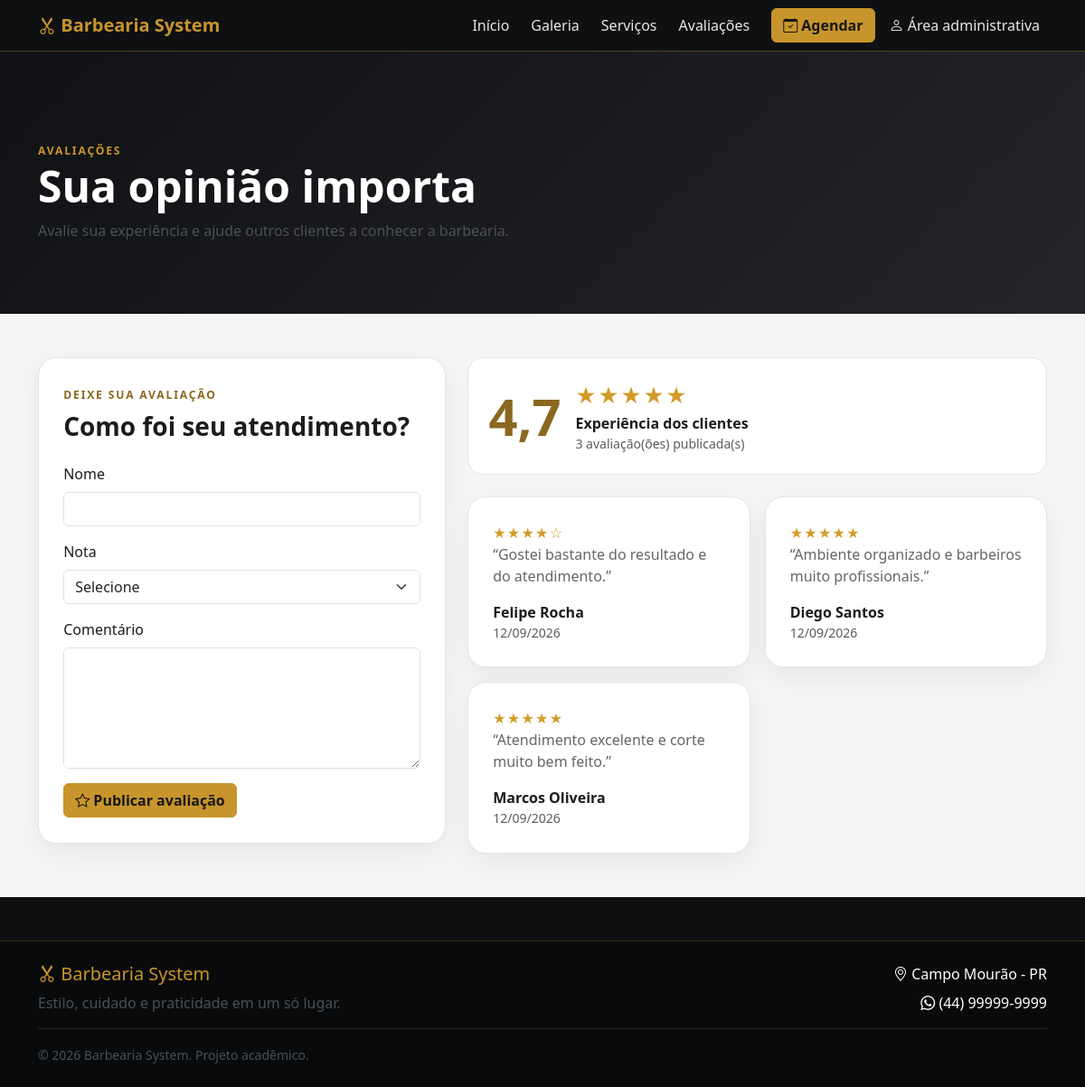
The app's page /avaliacoes.php with its own data.
### tables this page shows
CREATE TABLE IF NOT EXISTS avaliacoes (
    id INT AUTO_INCREMENT PRIMARY KEY,
    nome VARCHAR(100) NOT NULL,
    nota TINYINT NOT NULL,
    comentario TEXT NOT NULL,
    aprovado TINYINT(1) NOT NULL DEFAULT 1,
    criado_em TIMESTAMP DEFAULT CURRENT_TIMESTAMP,
    CONSTRAINT chk_avaliacao_nota CHECK (nota BETWEEN 1 AND 5)
);

### avaliacoes.php (the view, shortened to what this page needs)
<?php
require_once __DIR__ . '/config/database.php';
$avaliacoes = $pdo->query("SELECT nome, nota, comentario, criado_em FROM avaliacoes WHERE aprovado = 1 ORDER BY criado_em DESC")->fetchAll();
$media = (float)($pdo->query("SELECT COALESCE(AVG(nota), 0) FROM avaliacoes WHERE aprovado = 1")->fetchColumn());
include __DIR__ . '/includes/public_header.php';
?>
<section class="public-page-header"><div class="container"><span class="section-kicker text-gold">Avaliações</span><h1 class="display-5 fw-bold text-white">Sua opinião importa</h1><p class="text-light-emphasis">Avalie sua experiência e ajude outros clientes a conhecer a barbearia.</p></div></section>
<section class="section-light py-5"><div class="container"><div class="row g-4">
<div class="col-lg-5"><div class="review-form-card"><span class="section-kicker">Deixe sua avaliação</span><h2 class="h3 fw-bold mt-2">Como foi seu atendimento?</h2>
<form method="post" class="mt-4"><div class="mb-3"><label class="form-label">Nome</label><input class="form-control" name="nome" required value="<?= htmlspecialchars($_POST['nome'] ?? '') ?>"></div><div class="mb-3"><label class="form-label">Nota</label><select class="form-select" name="nota" required><option value="">Selecione</option><?php for($i=5;$i>=1;$i--): ?><option value="<?= $i ?>"><?= $i ?> estrela<?= $i>1?'s':'' ?></option><?php endfor; ?></select></div><div class="mb-3"><label class="form-label">Comentário</label><textarea class="form-control" name="comentario" rows="5" required><?= htmlspecialchars($_POST['comentario'] ?? '') ?></textarea></div><button class="btn btn-gold" type="submit"><i class="bi bi-star"></i> Publicar avaliação</button></form></div></div>
<div class="col-lg-7"><div class="rating-overview mb-4"><div class="rating-number"><?= number_format($media, 1, ',', '.') ?></div><div><div class="stars big"><?= str_repeat('★', (int)round($media)) . str_repeat('☆', 5 - (int)round($media)) ?></div><strong>Experiência dos clientes</strong><small class="d-block text-muted"><?= count($avaliacoes) ?> avaliação(ões) publicada(s)</small></div></div><div class="row g-3">
<?php foreach ($avaliacoes as $a): ?><div class="col-md-6"><article class="review-light-card h-100"><div class="stars"><?= str_repeat('★', (int)$a['nota']) . str_repeat('☆', 5-(int)$a['nota']) ?></div><p class="mb-3">“<?= htmlspecialchars($a['comentario']) ?>”</p><strong><?= htmlspecialchars($a['nome']) ?></strong><small class="d-block text-muted"><?= date('d/m/Y', strtotime($a['criado_em'])) ?></small></article></div><?php endforeach; ?>
</div></div></div></div></section>
<?php include __DIR__ . '/includes/public_footer.php'; ?>

### assets/css/style.css (style rules this page uses)
:root { --cor-primaria: #1c1c1e; --cor-secundaria: #c8952c; --cor-fundo: #f4f5f7; --cor-sidebar: #17181a; }
body { background-color: var(--cor-fundo); font-family: 'Segoe UI', Roboto, Arial, sans-serif; }
.public-body { background: #0f1012; color: #1c1c1e; }
.text-gold { color: var(--cor-secundaria) !important; }
.btn-gold { background: var(--cor-secundaria); border-color: var(--cor-secundaria); color: #171717; font-weight: 700; }
.section-light { background: #f5f5f4; }
.section-kicker { text-transform: uppercase; letter-spacing: .15em; font-size: .76rem; font-weight: 800; color: #8b681f; }
.stars { color: #d39b27; letter-spacing: .08em; }
.stars.big { font-size: 1.6rem; }
.public-page-header { background: linear-gradient(135deg,#101114,#252529); padding: 6rem 0 4rem; }
.booking-form-card, .payment-card, .summary-card, .review-form-card, .review-light-card { background: #fff; border: 1px solid #e4e4e4; border-radius: 20px; padding: 1.7rem; box-shadow: 0 10px 30px rgba(0,0,0,.06); }
.rating-overview { background: #fff; border: 1px solid #e4e4e4; border-radius: 18px; padding: 1.4rem; display: flex; gap: 1rem; align-items: center; }
.rating-number { font-size: 3.5rem; line-height: 1; font-weight: 800; color: #8b681f; }
.review-light-card p { color: #666; }

### records on screen
avaliacoes: nota "★★★★", nota "☆", comentario "Gostei bastante do resultado e do atendimento.", nome "Felipe Rocha", criado_em "12/09/2026"
avaliacoes: nota "★★★★★", comentario "Ambiente organizado e barbeiros muito profissionais.", nome "Diego Santos", criado_em "12/09/2026"
avaliacoes: nota "★★★★★", comentario "Atendimento excelente e corte muito bem feito.", nome "Marcos Oliveira", criado_em "12/09/2026"

### other values on screen
$media "4,7"
str_repeat('★', (int)round($media)) "★★★★★"
count($avaliacoes) "3"
